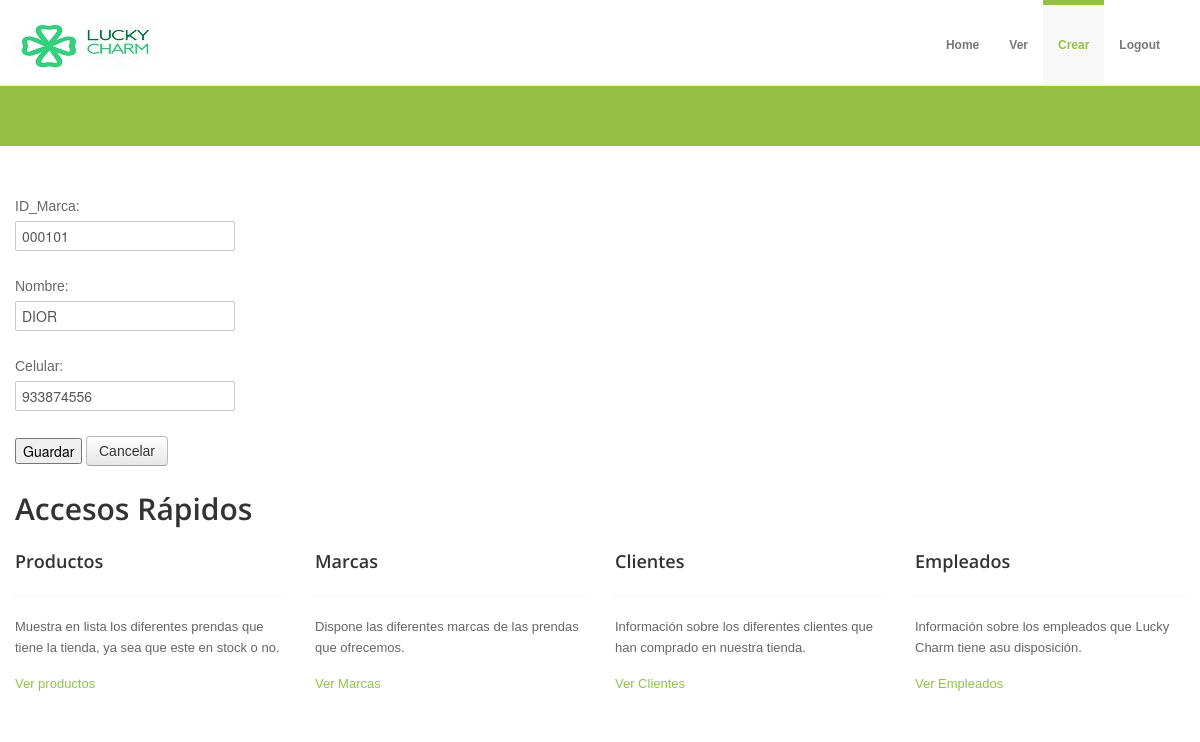
Page /edit_marca/1 on the committed database.
### Tienda/models.py (models this page shows, shortened)
class marca(models.Model):
    id_marca= models.CharField(max_length=20)
    nombre= models.CharField(max_length=20)
    celular= models.CharField(max_length=9)

### Tienda/views.py (the view)
# urls.py: path('edit_marca/<int:pk>',marcaupdate.as_view(), name='Marcaseditar'),
class marcaupdate(UpdateView):
    model= marca
    form_class = marcasForm
    template_name = 'marcacreate.html'
    success_url = reverse_lazy('Marcas')

### Tienda/forms.py
class marcasForm(forms.ModelForm):
    class Meta:
        model = marca
        fields = [
            'id_marca',
            'nombre',
            'celular',
        ]
        labels = {
            'id_marca': 'ID_Marca',
            'nombre': 'Nombre',
            'celular': 'Celular',
        }
        widgets = {
            'id_marca': forms.TextInput(attrs={'class': 'form-control'}),
            'nombre': forms.TextInput(attrs={'class': 'form-control'}),
            'celular': forms.TextInput(attrs={'class': 'form-control'}),
        }

### Tienda/templates/marcacreate.html (shortened to what this page needs)
{% extends "basecrear.html" %}
{% block content %}
<form method="post">
    {{form.as_p}}
    <button type="submit">Guardar</button>
    <a class="btn btn-default" href="{% url 'Marcas' %}">Cancelar</a>
</form>
{% endblock %}

### Tienda/static/color/default.css (style rules this page uses)
a { color: #94c045; }

### Tienda/static/css/overwrite.css (style rules this page uses)
body { margin: 0; font-family: Tahoma, Arial, sans-serif; font-size: 13px; line-height: 1.6em; color: #666; background-color: #ffffff; }
p { margin: 0 0 15px; }
a { color: #0088cc; text-decoration: none; }
select, textarea, input[type="text"], input[type="password"], input[type="datetime"], input[type="datetime-local"], input[type="date"], input[type="month"], input[type="time"], input[type="week"], input[type="number"], input[type="email"], input[type="url"], input[type="search"], input[type="tel"], input[type="color"], .uneditable-input { -webkit-border-radius: 2px; -moz-border-radius: 2px; border-radius: 2px; }
textarea, input[type="text"], input[type="password"], input[type="datetime"], input[type="datetime-local"], input[type="date"], input[type="month"], input[type="time"], input[type="week"], input[type="number"], input[type="email"], input[type="url"], input[type="search"], input[type="tel"], input[type="color"], .uneditable-input { -webkit-box-shadow: none; -moz-box-shadow: none; box-shadow: none; }
.btn { display: inline-block; *display: inline; *zoom: 1; padding: 4px 12px; margin-bottom: 0; font-size: 14px; line-height: 20px; text-align: center; vertical-align: middle; cursor: pointer; color: #333333; text-shadow: 0 1px 1px rgba(255, 255, 255, 0.75); background-color: #f5f5f5; border-color: #e6e6e6 #e6e6e6 #bfbfbf; border-color: rgba(0, 0, 0, 0.1) rgba(0, 0, 0, 0.1) rgba(0, 0, 0, 0.25); *background-color: #e6e6e6; filter: progid:DXImageTransform.Microsoft.gradient(enabled = false); border: 1px solid #bbbbbb; *border: 0; border-bottom-color: #a2a2a2; *margin-left: .3em; -webkit-box-shadow: none; -moz-box-shadow: none; box-shadow: none; }

### rows in the picture
marca: id_marca "000101", nombre "DIOR", celular "933874556"
